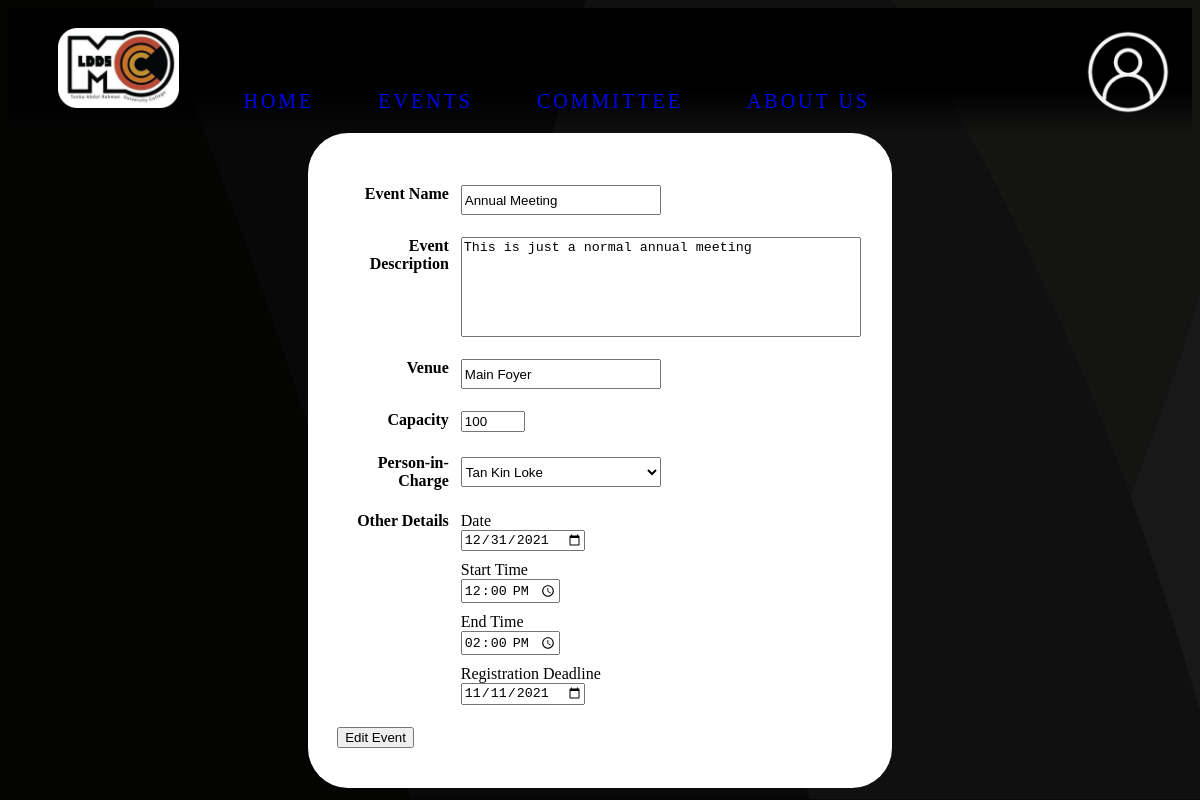
Page /event_list/edit.php?eventID=4 on the committed database.
### tables this page shows
CREATE TABLE `event` (
  `id` int(11) NOT NULL,
  `name` varchar(45) NOT NULL,
  `description` varchar(250) NOT NULL,
  `date` date NOT NULL,
  `start_time` time NOT NULL,
  `end_time` time NOT NULL,
  `venue` varchar(20) NOT NULL,
  `capacity` int(11) NOT NULL,
  `deadline` date NOT NULL,
  `person_in_charge` varchar(10) NOT NULL
);

### event_list/edit.php (the view, shortened to what this page needs)
<?php
require_once('../banner.php');
if($_SERVER['REQUEST_METHOD'] == "GET") {
    if(isset($_GET['eventID'])) {
        require_once("./../config/conn.php");
        $id = $_GET['eventID'];
        $query = $conn->prepare("SELECT * FROM event WHERE id = ${id}");
        $query->execute();
        $result = $query ->get_result();
        if($result->num_rows == 1) {
            $eventInfo = $result->fetch_assoc();
        }
    }
}
?>
<!DOCTYPE html>
<html lang="en">
    <head>
        <link rel="stylesheet" href="https://code.getmdl.io/1.3.0/material.grey-orange.min.css" />
        <link rel="stylesheet" href="/wst-ldds/style/main.css">
        <link rel="stylesheet" href="/wst-ldds/style/events.css">
        <link rel="stylesheet" href="/wst-ldds/style/event_edit.css">
    </head>
    <div class="content info-content">
        <div class="event-info">
            <table class="edit-table">
                <tr>
                    <td class="label">Event Name</td>
                    <td>
                        <input type="text" name="new_name" id="new_name" placeholder="Name" value="<?php echo $eventInfo['name']; ?>">
                    </td>
                </tr>
                <tr>
                    <td class="label">Event Description</td>
                    <td>
                        <textarea name="new_desc" id="new_desc"><?php echo $eventInfo['description']; ?></textarea>
                    </td>
                </tr>
                <tr>
                    <td class="label">Venue</td>
                    <td>
                        <input type="text" name="new_venue" id="new_venue" placeholder="test" value="<?php echo $eventInfo['venue']; ?>">
                    </td>
                </tr>
                <tr>
                    <td class="label">Capacity</td>
                    <td>
                        <input type="number" name="new_capacity" id="new_capacity" min="1" max="200" value="<?php echo $eventInfo['capacity']; ?>">
                    </td>
                </tr>
                <tr>
                    <td class="label">Person-in-Charge</td>
                    <td>
                        <select name="new_pic" id="new_pic">
                            <?php
                                $q2 = $conn->prepare("SELECT name, student_id FROM member");
                                $q2->execute();
                                $r2 = $q2->get_result();
                                $rows = $r2->fetch_all(MYSQLI_ASSOC);
                                for($i = 0; $i < count($rows); $i++) {
                                    if($rows[$i]['student_id'] == $eventInfo['person_in_charge']) {
                                        echo "<option value=\"".$rows[$i]['student_id']."\" selected>".$rows[$i]['name']."</option>";
                                    } else {
                                        echo "<option value=\"".$rows[$i]['student_id']."\">".$rows[$i]['name']."</option>";
                                    }
                                }
                            ?>
                        </select>
                    </td>
                </tr>
                <tr>
                    <td class="label">Other Details</td>
                    <td>
                        <label for="new_date">Date</label><br>
                        <input type="date" name="new_date" id="new_date" value="<?php echo $eventInfo['date']; ?>" /><br>
                        <label for="new_start_time">Start Time</label><br>
                        <input type="time" name="new_start_time" id="new_start_time" value="<?php echo $eventInfo['start_time']; ?>" /><br>
                        <label for="new_end_time">End Time</label><br>
                        <input type="time" name="new_end_time" id="new_end_time" value="<?php echo $eventInfo['end_time']; ?>" /><br>
                        <label for="new_deadline">Registration Deadline</label><br>
                        <input type="date" name="new_deadline" id="new_deadline" value="<?php echo $eventInfo['deadline']; ?>"/><br>
                    </td>
                </tr>
            </table>
            <button onclick="editEvent()">Edit Event</button>
        </div>
    </div>
</html>

### style/main.css (style rules this page uses)
body { background: url('./images/bg.svg') fixed; background-size: cover; overflow-x: hidden; overflow-y: overlay; }
.content { padding: 0 80px; color: white; }

### style/events.css (style rules this page uses)
.info-content { padding: 0 300px; }
.event-info { position: relative; border-radius: 40px; color: black; background: white; padding: 40px 5%; }

### style/event_edit.css (style rules this page uses)
.edit-table { border: none; }
.edit-table td { padding: 10px 0; }
.edit-table .label { vertical-align: text-top; text-align: right; padding-right: 10px; font-weight: bold; }
.edit-table textarea { width: 400px; height: 100px; resize: none; }
.edit-table input[type="text"], .edit-table select { width: 200px; height: 30px; }
.edit-table input[type="date"], .edit-table input[type="time"] { margin-bottom: 10px; }

### rows in the picture
event: new_name "Annual Meeting", new_desc "This is just a normal annual meeting", new_venue "Main Foyer", new_capacity "100", new_date "12/31/2021", new_start_time "12:00:00", new_end_time "14:00:00", new_deadline "11/11/2021"

### other values in the picture
form field new_pic "Tan Kin Loke"
